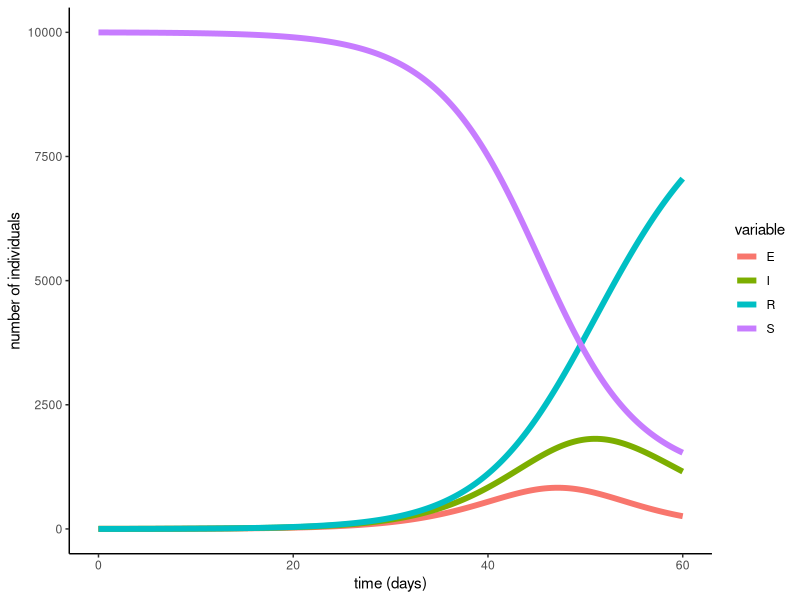

Write the R code that produced this figure.
library(deSolve)

library(tidyverse)



closed.seir.model <- function (t, x, params) {
  ## first extract the state variables
  S <- x[1]
  E <- x[2]
  I <- x[3]
  R <- x[4]
  ## now extract the parameters
  alpha <- params["alpha"]
  beta <- params["beta"]
  gamma <- params["gamma"]
  N <- S+I+R
  ## now code the model equations
  dSdt <- -beta * S * I/N
  dEdt <- beta * S * I/N - alpha * E 
  dIdt <- alpha * E - gamma * I
  dRdt <- gamma * I
  ## combine results into a single vector
  dxdt <- c(dSdt,dEdt,dIdt,dRdt)
  ## return result as a list!
  list(dxdt)
}

parms <- c(alpha=0.5, beta=0.5, gamma=0.2)

times <- seq(from=0,to=60,by=1/60)
xstart <- c(S=9998,E = 1, I=1,R=0)

ode(
  func=closed.seir.model,
  y=xstart,
  times=times,
  parms=parms
) %>%
  as.data.frame() -> out
  
out %>%
  gather(variable,value,-time) %>%
  ggplot(aes(x=time,y=value,color=variable))+
  geom_line(size=2)+
  theme_classic()+
  labs(x='time (days)',y='number of individuals')
